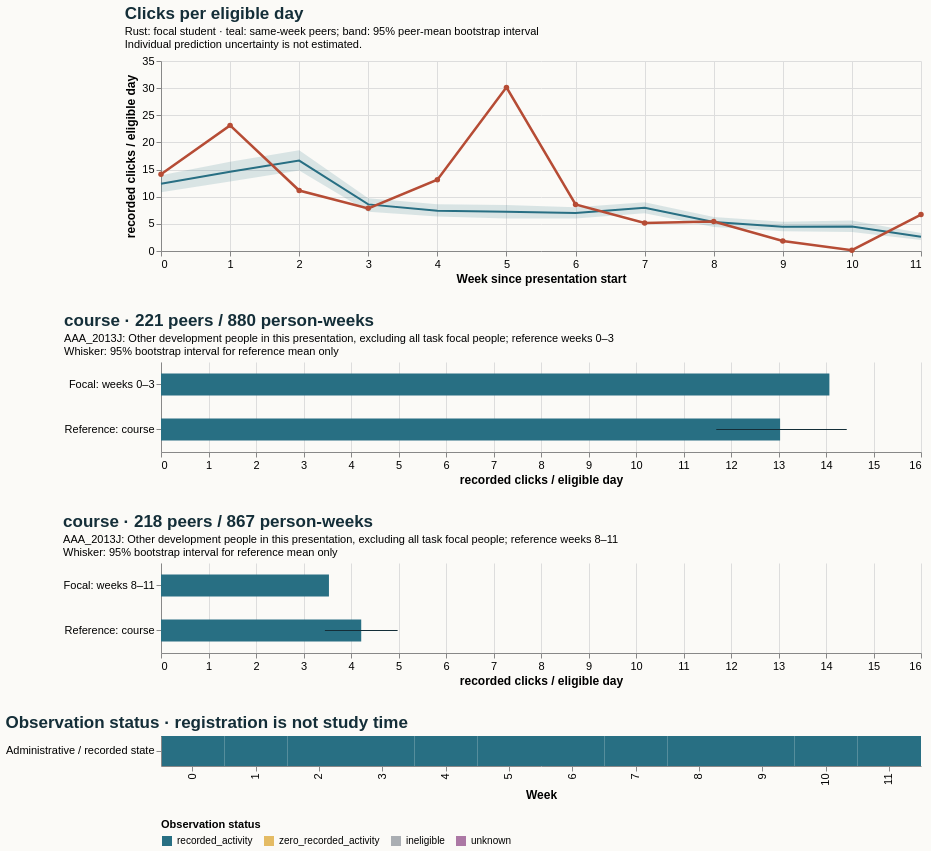

Describe this chart as a Vega-Lite specification.
### Vega-Lite specification from a JSON file in a GitHub repository (floating-point values rounded to 4 significant figures)
{"$schema": "https://vega.github.io/schema/vega-lite/v5.20.1.json", "config": {"axis": {"labelFontSize": 11, "titleFontSize": 12}, "background": "#fbfaf7", "font": "sans-serif", "title": {"anchor": "start", "color": "#142e38", "fontSize": 17, "subtitleFontSize": 11}, "view": {"continuousHeight": 300, "continuousWidth": 300, "stroke": null}}, "datasets": {"data-037527eaceff847f10ff3e96eb6b632f": [{"eligible_days": 7.0, "end_day": 6, "logging_completeness": "unknown", "observation_status": "recorded_activity", "row": "Administrative / recorded state", "score_status": "withheld_release_time_unknown", "start_day": 0, "value": 14.14, "week": 0}, {"eligible_days": 7.0, "end_day": 13, "logging_completeness": "unknown", "observation_status": "recorded_activity", "row": "Administrative / recorded state", "score_status": "withheld_release_time_unknown", "start_day": 7, "value": 23.14, "week": 1}, {"eligible_days": 7.0, "end_day": 20, "logging_completeness": "unknown", "observation_status": "recorded_activity", "row": "Administrative / recorded state", "score_status": "withheld_release_time_unknown", "start_day": 14, "value": 11.14, "week": 2}, {"eligible_days": 7.0, "end_day": 27, "logging_completeness": "unknown", "observation_status": "recorded_activity", "row": "Administrative / recorded state", "score_status": "withheld_release_time_unknown", "start_day": 21, "value": 7.857, "week": 3}, {"eligible_days": 7.0, "end_day": 34, "logging_completeness": "unknown", "observation_status": "recorded_activity", "row": "Administrative / recorded state", "score_status": "withheld_release_time_unknown", "start_day": 28, "value": 13.14, "week": 4}, {"eligible_days": 7.0, "end_day": 41, "logging_completeness": "unknown", "observation_status": "recorded_activity", "row": "Administrative / recorded state", "score_status": "withheld_release_time_unknown", "start_day": 35, "value": 30.14, "week": 5}, {"eligible_days": 7.0, "end_day": 48, "logging_completeness": "unknown", "observation_status": "recorded_activity", "row": "Administrative / recorded state", "score_status": "withheld_release_time_unknown", "start_day": 42, "value": 8.571, "week": 6}, {"eligible_days": 7.0, "end_day": 55, "logging_completeness": "unknown", "observation_status": "recorded_activity", "row": "Administrative / recorded state", "score_status": "withheld_release_time_unknown", "start_day": 49, "value": 5.143, "week": 7}, {"eligible_days": 7.0, "end_day": 62, "logging_completeness": "unknown", "observation_status": "recorded_activity", "row": "Administrative / recorded state", "score_status": "withheld_release_time_unknown", "start_day": 56, "value": 5.429, "week": 8}, {"eligible_days": 7.0, "end_day": 69, "logging_completeness": "unknown", "observation_status": "recorded_activity", "row": "Administrative / recorded state", "score_status": "withheld_release_time_unknown", "start_day": 63, "value": 1.857, "week": 9}, {"eligible_days": 7.0, "end_day": 76, "logging_completeness": "unknown", "observation_status": "recorded_activity", "row": "Administrative / recorded state", "score_status": "withheld_release_time_unknown", "start_day": 70, "value": 0.1429, "week": 10}, {"eligible_days": 7.0, "end_day": 83, "logging_completeness": "unknown", "observation_status": "recorded_activity", "row": "Administrative / recorded state", "score_status": "withheld_release_time_unknown", "start_day": 77, "value": 6.714, "week": 11}], "data-106492244f9d2f88bd921c457101bcb6": [{"hi": null, "lo": null, "series": "Focal: weeks 0–3", "value": 14.07}, {"hi": 14.44, "lo": 11.69, "series": "Reference: course", "value": 13.03}], "data-ab07179a1d73e91632118e3939dc0384": [{"end_day": 6, "focal_value": 14.14, "peer_ci_high": 13.96, "peer_ci_low": 10.81, "peer_mean": 12.4, "peer_observations": 221, "peer_people": 221, "reference": "course", "unit": "recorded clicks / eligible day", "week": 0}, {"end_day": 13, "focal_value": 23.14, "peer_ci_high": 16.44, "peer_ci_low": 12.82, "peer_mean": 14.6, "peer_observations": 221, "peer_people": 221, "reference": "course", "unit": "recorded clicks / eligible day", "week": 1}, {"end_day": 20, "focal_value": 11.14, "peer_ci_high": 18.55, "peer_ci_low": 14.82, "peer_mean": 16.65, "peer_observations": 219, "peer_people": 219, "reference": "course", "unit": "recorded clicks / eligible day", "week": 2}, {"end_day": 27, "focal_value": 7.857, "peer_ci_high": 9.738, "peer_ci_low": 7.225, "peer_mean": 8.588, "peer_observations": 219, "peer_people": 219, "reference": "course", "unit": "recorded clicks / eligible day", "week": 3}, {"end_day": 34, "focal_value": 13.14, "peer_ci_high": 8.635, "peer_ci_low": 6.369, "peer_mean": 7.428, "peer_observations": 219, "peer_people": 219, "reference": "course", "unit": "recorded clicks / eligible day", "week": 4}, {"end_day": 41, "focal_value": 30.14, "peer_ci_high": 8.475, "peer_ci_low": 6.005, "peer_mean": 7.212, "peer_observations": 218, "peer_people": 218, "reference": "course", "unit": "recorded clicks / eligible day", "week": 5}, {"end_day": 48, "focal_value": 8.571, "peer_ci_high": 8.06, "peer_ci_low": 5.976, "peer_mean": 7.002, "peer_observations": 218, "peer_people": 218, "reference": "course", "unit": "recorded clicks / eligible day", "week": 6}, {"end_day": 55, "focal_value": 5.143, "peer_ci_high": 8.981, "peer_ci_low": 6.976, "peer_mean": 7.978, "peer_observations": 218, "peer_people": 218, "reference": "course", "unit": "recorded clicks / eligible day", "week": 7}, {"end_day": 62, "focal_value": 5.429, "peer_ci_high": 6.263, "peer_ci_low": 4.443, "peer_mean": 5.34, "peer_observations": 218, "peer_people": 218, "reference": "course", "unit": "recorded clicks / eligible day", "week": 8}, {"end_day": 69, "focal_value": 1.857, "peer_ci_high": 5.381, "peer_ci_low": 3.629, "peer_mean": 4.446, "peer_observations": 217, "peer_people": 217, "reference": "course", "unit": "recorded clicks / eligible day", "week": 9}, {"end_day": 76, "focal_value": 0.1429, "peer_ci_high": 5.619, "peer_ci_low": 3.512, "peer_mean": 4.512, "peer_observations": 217, "peer_people": 217, "reference": "course", "unit": "recorded clicks / eligible day", "week": 10}, {"end_day": 83, "focal_value": 6.714, "peer_ci_high": 3.296, "peer_ci_low": 2.019, "peer_mean": 2.639, "peer_observations": 215, "peer_people": 215, "reference": "course", "unit": "recorded clicks / eligible day", "week": 11}], "data-e58a4e0ca9547756210579964a39ba00": [{"hi": null, "lo": null, "series": "Focal: weeks 8–11", "value": 3.536}, {"hi": 4.981, "lo": 3.45, "series": "Reference: course", "value": 4.215}]}, "resolve": {"scale": {"color": "independent"}}, "spacing": 28, "vconcat": [{"data": {"name": "data-ab07179a1d73e91632118e3939dc0384"}, "height": 190, "layer": [{"encoding": {"x": {"axis": {"tickMinStep": 1}, "field": "week", "title": "Week since presentation start", "type": "quantitative"}, "y": {"field": "peer_ci_low", "scale": {"zero": true}, "title": "recorded clicks / eligible day", "type": "quantitative"}, "y2": {"field": "peer_ci_high"}}, "mark": {"color": "#286f83", "opacity": 0.16, "type": "area"}}, {"encoding": {"tooltip": [{"field": "week", "type": "quantitative"}, {"field": "peer_mean", "type": "quantitative"}, {"field": "peer_people", "type": "quantitative"}, {"field": "peer_observations", "type": "quantitative"}], "x": {"field": "week", "type": "quantitative"}, "y": {"field": "peer_mean", "type": "quantitative"}}, "mark": {"color": "#286f83", "strokeWidth": 2, "type": "line"}}, {"encoding": {"tooltip": [{"field": "week", "type": "quantitative"}, {"field": "focal_value", "type": "quantitative"}], "x": {"field": "week", "type": "quantitative"}, "y": {"field": "focal_value", "type": "quantitative"}}, "mark": {"color": "#b64c35", "point": {"color": "#b64c35"}, "strokeWidth": 2.5, "type": "line"}}], "title": {"subtitle": ["Rust: focal student · teal: same-week peers; band: 95% peer-mean bootstrap interval", "Individual prediction uncertainty is not estimated."], "text": "Clicks per eligible day"}, "width": 760}, {"data": {"name": "data-106492244f9d2f88bd921c457101bcb6"}, "height": 90, "layer": [{"encoding": {"x": {"field": "value", "scale": {"domain": [0, 15.16], "zero": true}, "title": "recorded clicks / eligible day", "type": "quantitative"}, "y": {"field": "series", "sort": null, "title": null, "type": "nominal"}}, "mark": {"color": "#286f83", "size": 22, "type": "bar"}}, {"encoding": {"x": {"field": "lo", "type": "quantitative"}, "x2": {"field": "hi"}, "y": {"field": "series", "sort": null, "title": null, "type": "nominal"}}, "mark": {"color": "#142e38", "type": "rule"}}], "title": {"subtitle": ["AAA_2013J: Other development people in this presentation, excluding all task focal people; reference weeks 0–3", "Whisker: 95% bootstrap interval for reference mean only"], "text": "course · 221 peers / 880 person-weeks"}, "width": 760}, {"data": {"name": "data-e58a4e0ca9547756210579964a39ba00"}, "height": 90, "layer": [{"encoding": {"x": {"field": "value", "scale": {"domain": [0, 15.16], "zero": true}, "title": "recorded clicks / eligible day", "type": "quantitative"}, "y": {"field": "series", "sort": null, "title": null, "type": "nominal"}}, "mark": {"color": "#286f83", "size": 22, "type": "bar"}}, {"encoding": {"x": {"field": "lo", "type": "quantitative"}, "x2": {"field": "hi"}, "y": {"field": "series", "sort": null, "title": null, "type": "nominal"}}, "mark": {"color": "#142e38", "type": "rule"}}], "title": {"subtitle": ["AAA_2013J: Other development people in this presentation, excluding all task focal people; reference weeks 8–11", "Whisker: 95% bootstrap interval for reference mean only"], "text": "course · 218 peers / 867 person-weeks"}, "width": 760}, {"data": {"name": "data-037527eaceff847f10ff3e96eb6b632f"}, "encoding": {"color": {"field": "observation_status", "legend": {"labelLimit": 260, "orient": "bottom"}, "scale": {"domain": ["recorded_activity", "zero_recorded_activity", "ineligible", "unknown"], "range": ["#286f83", "#e4bb64", "#aaaeb3", "#ac78a5"]}, "title": "Observation status", "type": "nominal"}, "tooltip": [{"field": "week", "type": "quantitative"}, {"field": "eligible_days", "type": "quantitative"}, {"field": "observation_status", "type": "nominal"}, {"field": "logging_completeness", "type": "nominal"}], "x": {"field": "week", "title": "Week", "type": "ordinal"}, "y": {"field": "row", "title": null, "type": "nominal"}}, "height": 30, "mark": {"type": "rect"}, "title": "Observation status · registration is not study time", "width": 760}]}
